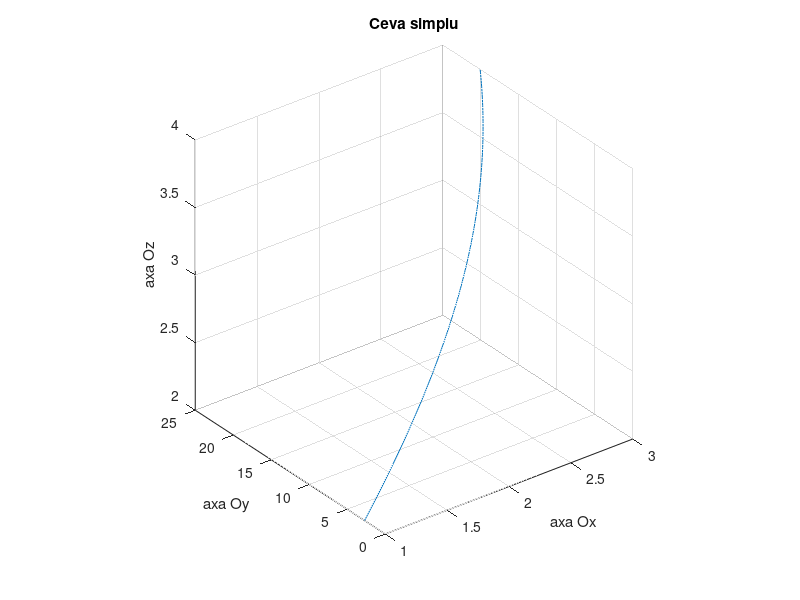

Write MATLAB code to recreate this figure.
x=1:.01:3;
y=exp(x);
z=2:.01:4;
plot3(x,y,z)
grid on
axis square
xlabel('axa Ox');
ylabel('axa Oy');
zlabel('axa Oz');
title ('Ceva simplu')